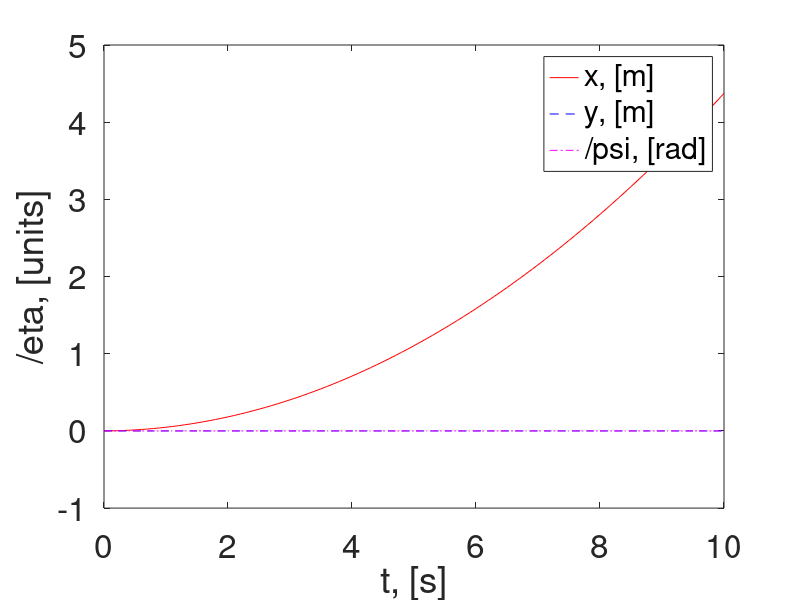
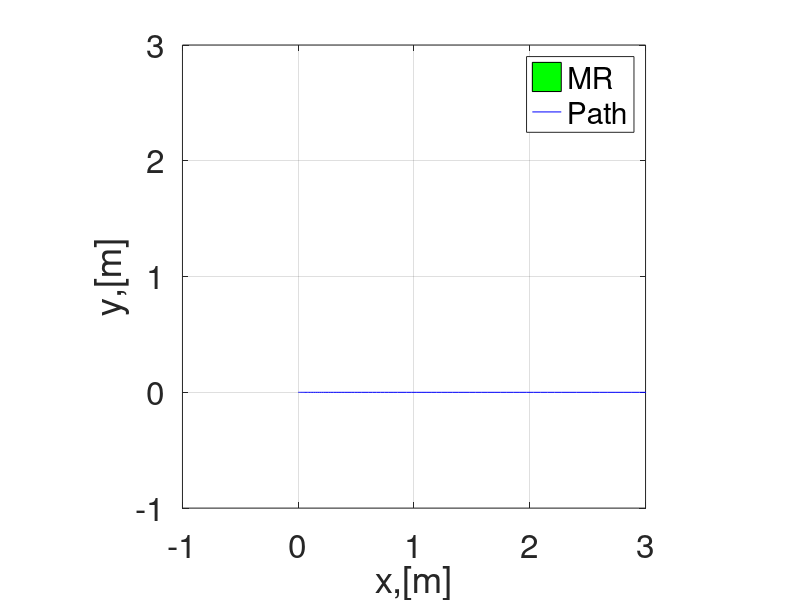

The MATLAB script that drew these images, in order:
clear;
clc;

%simulation parameters
dt=0.1; %step size
ts = 10; %simulation time
t = 0:dt:ts; %time span

%initial conditions
eta0 =[0;0;0];  %inital position and orientation of the vehicle
zeta0 = [0;0;0];%intial velocity of input commands

eta(:,1) = eta0;
zeta(:,1) = zeta0;

%vehicle(mobile robot) parameters (physical)
a = 0.2;   %radius of the wheel (fixed)
d = 0.5;    %distance b/t wheels

%robot parameters
m=10; %mass of the vehicle
Iz = 0.1; %inertia of the vehicle

xbc = 0; ybc = 0; %coordinates of mass centre

%wheel configuartion parameters
l=0.3;
phi1 = 90*pi/180; phi2 = 210*pi/180; phi3 = 330*pi/180;

%state propagation
for i = 1:length(t)
    u = zeta(1,i); v = zeta(2,i); r = zeta(3,i);

    %inertia matrix
    D = [m 0 -ybc*m;
         0 m xbc*m;
         -ybc*m xbc*m Iz+m*(xbc^2+ybc^2);];
    %other vector
    n_v = [-m*r*(v+xbc*r);
            m*r*(u-ybc*r);
            m*r*(xbc*u+ybc*v);];
    
    %Wheel input matrix (differential wheel drive)
    Gamma = [cos(phi1) cos(phi2) cos(phi3);
             sin(phi1) sin(phi2) sin(phi3);
             1 1 1;];

    %Wheel inputs (traction forces)
    F1 = 0;      
    F2 = -0.5;
    F3 = 0.5; %lateral 1,-0.5,-0.5 rotate 1,0.5,0.5 forward 0,-0.5,0.5
    kappa = [F1;F2;F3];

    %Input vector
    tau(:,i) = Gamma*kappa;

    %Jacobian matrix
    psi = eta(3,i);
    J_eta = [cos(psi) -sin(psi) 0;
             sin(psi) cos(psi) 0;
             0 0 1;];

    zeta_dot(:,i) = inv(D)*(tau(:,i)-n_v);
    zeta(:,i+1) = zeta(:,i) + dt*zeta_dot(:,i);

    eta(:,i+1) = eta(:,i) + dt*(J_eta*(zeta(:,i)+dt*zeta_dot(:,i))); %state update
end

%plotting 
figure
plot(t, eta(1,1:i), 'r-');      %for plotting x in m
hold on     
plot(t, eta(2,1:i), 'b--');     %y in m
plot(t, eta(3,1:i), 'm-.');     %t in s
legend('x, [m]','y, [m]','/psi, [rad]');
set(gca,'fontsize',24)
xlabel('t, [s]');
ylabel('/eta, [units]');

%animation (mobile robot motion animation)
l = 0.6; % length of mobile robot
w = 0.6; % width of the mobile robot
%Mobile robot coordinates
mr_co=[-l/2 l/2 l/2 -l/2 -l/2;
       -w/2 -w/2 w/2 w/2 -w/2;];

figure
for i = 1:length(t) %animation starts here
    psi = eta(3,i);
    R_psi=[cos(psi) -sin(psi);
           sin(psi)  cos(psi);];%rotation matrix
    v_pos=R_psi*mr_co;
    fill((v_pos(1,:)+eta(1,i)),v_pos(2,:)+eta(2,i),'g')
    hold on, grid on
    axis([-1 3 -1 3]), axis square
    plot(eta(1,1:i),eta(2,1:i),'b-');
    legend('MR','Path')
    set(gca,'fontsize',24)
    xlabel('x,[m]'); ylabel('y,[m]');
    pause(0.1);
    hold off
end %animation ends here


